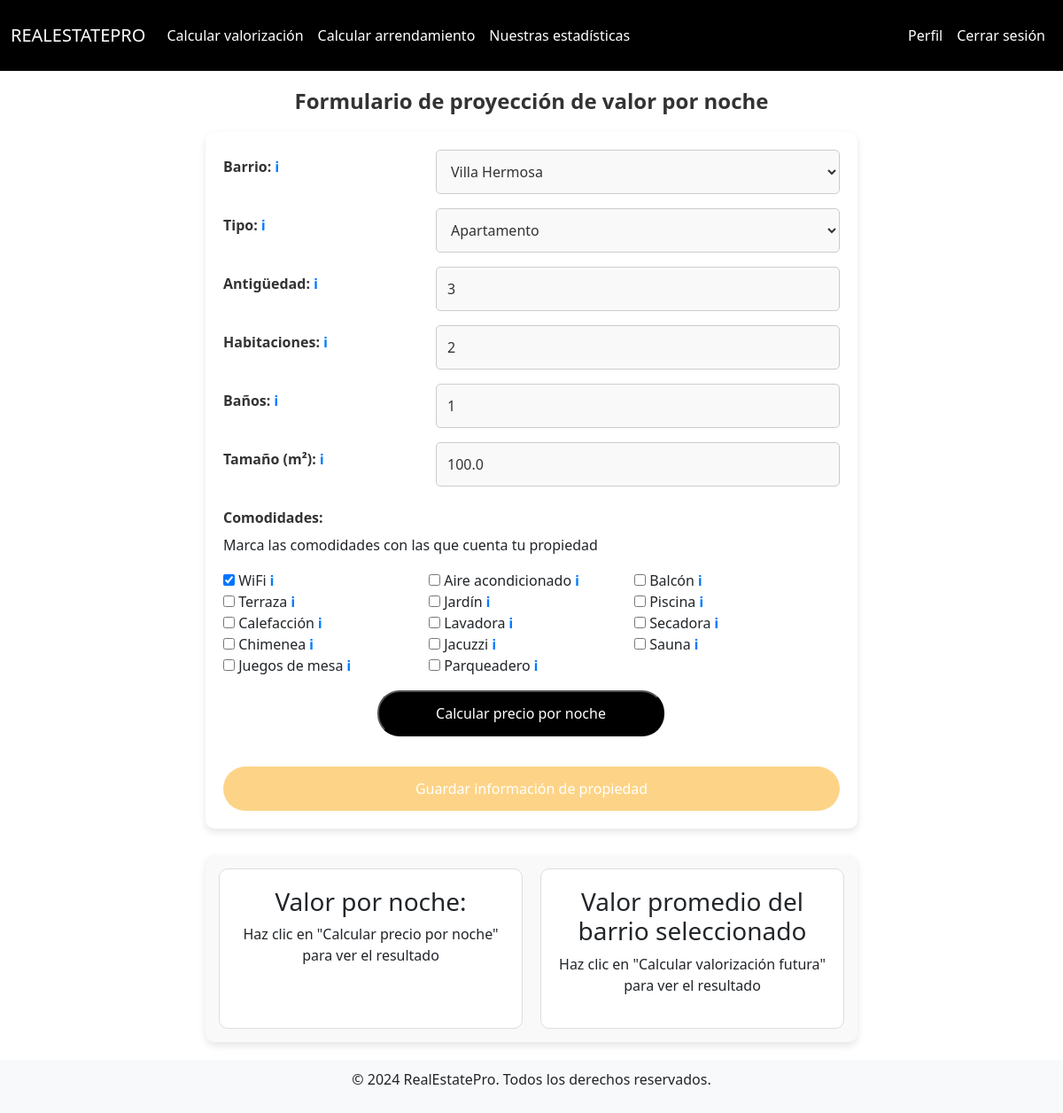
/arrendamiento/editar-arrendamiento/2/ (signed in), run on the app's committed database.
### arrendamiento/models.py (models this page shows, shortened)
class RentalProperty(models.Model):
    user = models.ForeignKey(User, on_delete=models.CASCADE)
    neighbourhood = models.CharField(max_length=255)
    type = models.CharField(max_length=255)
    num_rooms = models.IntegerField()
    num_banos = models.IntegerField()
    size = models.FloatField()
    age = models.IntegerField()
    wifi = models.BooleanField(default=False)
    air_conditioner = models.BooleanField(default=False)
    balcony = models.BooleanField(default=False)
    terrace = models.BooleanField(default=False)
    garden = models.BooleanField(default=False)
    pool = models.BooleanField(default=False)
    heater = models.BooleanField(default=False)
    washing_machine = models.BooleanField(default=False)
    dryer = models.BooleanField(default=False)
    chimney = models.BooleanField(default=False)
    jacuzzi = models.BooleanField(default=False)
    sauna = models.BooleanField(default=False)
    board_games = models.BooleanField(default=False)
    parking = models.BooleanField(default=False)
    price_per_night = models.DecimalField(max_digits=10, decimal_places=2)

### arrendamiento/views.py (the view)
# urls.py: path('editar-arrendamiento/<int:property_id>/', views.edit_rental_property, name='edit_rental_property'),
def edit_rental_property(request, property_id):
    rental_property_instance = get_object_or_404(RentalProperty, id=property_id, user=request.user)
    if request.method == "POST":
        form = PropertyForm(request.POST, instance=rental_property_instance)
        if form.is_valid():
            form.save()
            return redirect('profile')
    else:
        form = PropertyForm(instance=rental_property_instance)
    return render(request, 'rent.html', {'form': form, 'property': rental_property_instance})

### arrendamiento/templates/rent.html (shortened to what this page needs)
{% extends 'layout.html' %}
{% load static %}
{% block content %}
{% block extra_css %}
<link rel="stylesheet" href="{% static 'styles/calculate.css' %}">
{% endblock extra_css %}
<div class="calculate_form">
    <div class="container">
        <h2>Formulario de proyección de valor por noche</h2>
        <div class="form-container">
            <form method="post">
                <div class="row mb-3">
                    <label for="id_neighbourhood" class="col-sm-4 col-form-label">
                        Barrio:
                        <span class="tooltip-icon">
                            ℹ
                        </span>
                    </label>
                    <div class="col-sm-8">
                        {{ form.neighbourhood }}
                    </div>
                </div>
                <div class="row mb-3">
                    <label for="id_tipo" class="col-sm-4 col-form-label">
                        Tipo:
                        <span class="tooltip-icon">
                            ℹ
                        </span>
                    </label>
                    <div class="col-sm-8">
                        {{ form.type }}
                    </div>
                </div>
                <div class="row mb-3">
                    <label for="id_age" class="col-sm-4 col-form-label">
                        Antigüedad:
                        <span class="tooltip-icon">
                            ℹ
                        </span>
                    </label>
                    <div class="col-sm-8">
                        {{ form.age }}
                    </div>
                </div>
                <div class="row mb-3">
                    <label for="id_num_rooms" class="col-sm-4 col-form-label">
                        Habitaciones:
                        <span class="tooltip-icon">
                            ℹ
                        </span>
                    </label>
                    <div class="col-sm-8">
                        {{ form.num_rooms }}
                    </div>
                </div>
                <div class="row mb-3">
                    <label for="id_num_banos" class="col-sm-4 col-form-label">
                        Baños:
                        <span class="tooltip-icon">
                            ℹ
                        </span>
                    </label>
                    <div class="col-sm-8">
                        {{ form.num_banos }}
                    </div>
                </div>
                <div class="row mb-3">
                    <label for="id_size" class="col-sm-4 col-form-label">
                        Tamaño (m²):
                        <span class="tooltip-icon">
                            ℹ
                        </span>
                    </label>
                    <div class="col-sm-8">
                        {{ form.size }}
                    </div>
                </div>
                <div class="row mb-3 checkbox-group">
                    <label class="col-form-label">Comodidades:</label><p>Marca las comodidades con las que cuenta tu propiedad</p>
                    <div class="checkbox-container" style=" display: grid;
    grid-template-columns: 1fr 1fr 1fr;">
                        <label>
                            {{ form.wifi }} WiFi
                            <span class="tooltip-icon">ℹ
                            </span>
                        </label>
                        <label>
                            {{ form.air_conditioner }} Aire acondicionado
                            <span class="tooltip-icon">ℹ
                            </span>
                        </label>
                        <label>
                            {{ form.balcony }} Balcón
                            <span class="tooltip-icon">ℹ
                            </span>
                        </label>
                        <label>
                            {{ form.terrace }} Terraza
                            <span class="tooltip-icon">ℹ
                            </span>
                        </label>
                        <label>
                            {{ form.garden }} Jardín
                            <span class="tooltip-icon">ℹ
                            </span>
                        </label>
                        <label>
                            {{ form.pool }} Piscina
                            <span class="tooltip-icon">ℹ
                            </span>
                        </label>
                        <label>
                            {{ form.heater }} Calefacción
                            <span class="tooltip-icon">ℹ
                            </span>
                        </label>
                        <label>
                            {{ form.washing_machine }} Lavadora
                            <span class="tooltip-icon">ℹ
                            </span>
                        </label>
                        <label>
                            {{ form.dryer }} Secadora
                            <span class="tooltip-icon">ℹ
                            </span>
                        </label>
                        <label>
                            {{ form.chimney }} Chimenea
                            <span class="tooltip-icon">ℹ
                            </span>
                        </label>
                        <label>
                            {{ form.jacuzzi }} Jacuzzi
                            <span class="tooltip-icon">ℹ
                            </span>
                        </label>
                        <label>
                            {{ form.sauna }} Sauna
                            <span class="tooltip-icon">ℹ
                            </span>
                        </label>
                        <label>
                            {{ form.board_games }} Juegos de mesa
                            <span class="tooltip-icon">ℹ
                            </span>
                        </label>
                        <label>
                            {{ form.parking }} Parqueadero
                            <span class="tooltip-icon">ℹ
                            </span>
                        </label>
                    </div>
                </div>
                <div class="row w-100 mb-4 justify-content-center">
                    <div class="col-md-6 text-center">
                        <button type="submit" class="enviar w-100">Calcular precio por noche</button>
                    </div>
                </div>
                {% if user.is_authenticated %}
                <button type="submit" name="save_property" class="btn save-btn w-100">Guardar información de propiedad</button>
            {% else %}
                <div class="alert alert-warning text-center" role="alert">
                    Regístrate primero para acceder a la funcionalidad de <strong>guardar información</strong>
                </div>
            {% endif %}
            </form>
        </div>
        <div class="results-section">
            <div class="result-box">
                <h3>Valor por noche:</h3>
                {% if results.price_per_night %}
                    <p> COP {{ results.price_per_night }}</p>
                {% else %}
                    <p>Haz clic en "Calcular precio por noche" para ver el resultado</p>
                {% endif %}
            </div>
            <div class="result-box">
                <h3>Valor promedio del barrio seleccionado</h3>
                {% if results.average %}
                    <p> COP {{ results.average }}</p>
                {% else %}
                    <p>Haz clic en "Calcular valorización futura" para ver el resultado</p>
                {% endif %}
            </div>
        </div>
    </div>
</div>
{% endblock %}

### valorizacion/static/styles/calculate.css (style rules this page uses)
.calculate_form { max-width: 800px; margin: 0 auto; padding: 20px; }
h2 { text-align: center; font-size: 24px; color: #333; font-weight: bold; margin-bottom: 20px; }
.form-container { background-color: #ffffff; padding: 20px; border-radius: 10px; box-shadow: 0 4px 8px rgba(0, 0, 0, 0.1); margin-bottom: 30px; }
.results-section { background-color: #f9f9f9; padding: 5px; border-radius: 10px; box-shadow: 0 4px 8px rgba(0, 0, 0, 0.1); display: flex; justify-content: space-between; }
.row { margin-bottom: 20px; }
.col-form-label { font-weight: bold; color: #333; }
input[type="text"], input[type="number"], select { width: 100%; padding: 12px; border: 1px solid #ccc; border-radius: 5px; font-size: 16px; background-color: #f9f9f9; color: #333; outline: none; transition: border-color 0.3s ease; box-sizing: border-box; }
.enviar { background-color: black; color: white; padding: 12px 20px; font-size: 16px; border-radius: 25px; cursor: pointer; transition: background-color 0.3s ease; width: 100%; }
.save-btn { background-color: rgb(253, 212, 135); color: white; padding: 12px 20px; font-size: 16px; border-radius: 25px; cursor: pointer; transition: background-color 0.3s ease; margin-top: 10px; }
.result-box { background-color: #ffffff; border: 1px solid #ddd; padding: 20px; border-radius: 10px; text-align: center; width: 100%; max-width: 600px; margin-top: 20px; }
.tooltip-icon { position: relative; display: inline-block; cursor: pointer; color: #007bff; font-weight: bold; }
.result-box { background-color: #ffffff; border: 1px solid #ddd; padding: 20px; border-radius: 10px; text-align: center; width: 100%; max-width: 500px; margin: 10px; }
.result-box { background-color: #ffffff; border: 1px solid #ddd; padding: 20px; border-radius: 10px; text-align: center; width: 100%; max-width: 400px; margin: 10px; }

### data on the page
RentalProperty: neighbourhood "Villa Hermosa", type "Apartamento", age "3", num_rooms "2", num_banos "1", size "100.0", wifi "☑"
